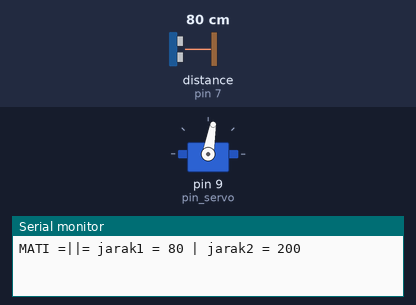
This sketch was run on a simulated Arduino Uno, built with avr-gcc and run on an emulated ATmega328P. Parts: servo, the last lines printed to the serial monitor. Wiring (inferred from the names in the program): ultrasonic range finder: trigger pin 6; echo pin 7. The inputs (shaded band) are chosen by the test bench; at power-on: distance to the obstacle (sensor on pin 7) 80 cm. The echo pulse lasts 58.3 µs per cm.

Above: at 1.8 s.
1.9 s: distance to the obstacle (sensor on pin 7) set to 33 cm
3.4 s: distance to the obstacle (sensor on pin 7) set to 29 cm
At 4.9 s:
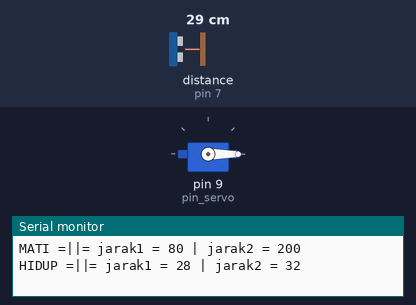
5.5 s: distance to the obstacle (sensor on pin 7) set to 35 cm
At 7.5 s:
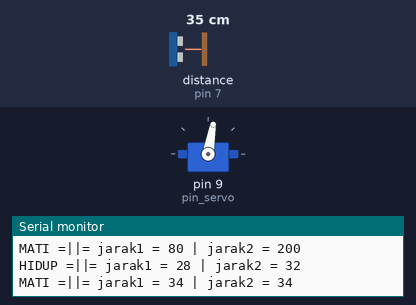
8.5 s: distance to the obstacle (sensor on pin 7) set to 9 cm
At 10.3 s:
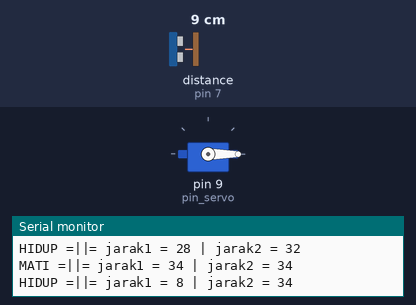
Timing chart, 0 to 11.5 s (numbered marks = the images above; inputs shaded):
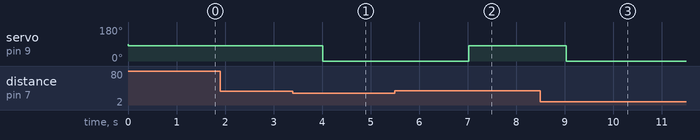

The sketch:

ultrasonik-servo.ino
```cpp
//library servo
#include <Servo.h>

//deklarasi sensor ultarsonik
int pin_trig = 6;
int pin_echo = 7;
long duration, jarak=30, jarak1, jarak2=200;

//deklarasi servo
Servo myservo;
int pin_servo = 9;
boolean status = true;


void setup() {
	Serial.begin(9600);

	//setup senesor ultrasonik
	pinMode(pin_trig, OUTPUT);
	pinMode(pin_echo, INPUT);

	//setup servo
	myservo.attach(pin_servo);
}


void loop() {
	//kalibrasi sensor ultrasonik
	digitalWrite(pin_trig, LOW);
	delayMicroseconds(2);
	digitalWrite(pin_trig, HIGH);
	delayMicroseconds(10);
	digitalWrite(pin_trig, LOW);

	//menhitung jarak
	duration = pulseIn(pin_echo, HIGH);
	jarak1 = (duration/29)/2;

	//pengondisian jarak (range yang terdeteksi 5 - 200 cm)
	if ((jarak1 >= 5 && jarak1 <= 200) && (jarak2 >= 5 && jarak2 <= 200)) {
		if (jarak1 > jarak && jarak2 > jarak) {//kondisi jarak melebihi value variabel "jarak"
			if (status) {
				myservo.write(80);//kondisi dimana kran tertutup

				Serial.print("MATI =||= jarak1 = ");
				Serial.print(jarak1);
				Serial.print(" | jarak2 = ");
				Serial.print(jarak2);
				Serial.println();

				status = false;
			}
		}
		else {
			if (!status) {
				myservo.write(0);//kondisi dimana kran terbuka

				Serial.print("HIDUP =||= jarak1 = ");
				Serial.print(jarak1);
				Serial.print(" | jarak2 = ");
				Serial.print(jarak2);
				Serial.println();

				status = true;
			}
		}

		jarak2 = jarak1;
		delay(1000);//delay "loop()" 1 detik
	}
}
```

Measured:
- the behaviour switches between 32 and 31 cm on distance to the obstacle (sensor on pin 7) (found by bisection; images 0 and 1)
- after the input at 1.9 s, every drawn part: stays the same
- after the input at 3.4 s, servo on pin 9 (pin_servo): 80° → 0° after 0.62 s
- after the input at 5.5 s, servo on pin 9 (pin_servo): 0° → 80° after 1.5 s
- after the input at 8.5 s, servo on pin 9 (pin_servo): 80° → 0° after 0.53 s
